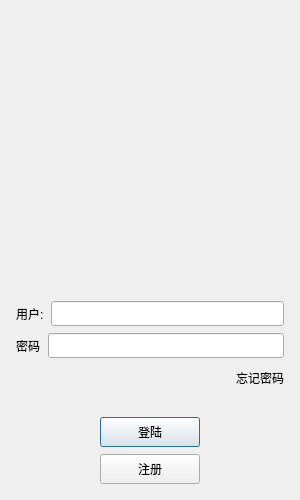
<?xml version="1.0" encoding="UTF-8"?>
<ui version="4.0">
 <class>LoginDialog</class>
 <widget class="QDialog" name="LoginDialog">
  <property name="geometry">
   <rect>
    <x>0</x>
    <y>0</y>
    <width>300</width>
    <height>500</height>
   </rect>
  </property>
  <property name="minimumSize">
   <size>
    <width>300</width>
    <height>500</height>
   </size>
  </property>
  <property name="windowTitle">
   <string>Dialog</string>
  </property>
  <layout class="QVBoxLayout" name="verticalLayout_2">
   <item>
    <layout class="QVBoxLayout" name="verticalLayout">
     <property name="spacing">
      <number>7</number>
     </property>
     <property name="leftMargin">
      <number>5</number>
     </property>
     <property name="topMargin">
      <number>5</number>
     </property>
     <property name="rightMargin">
      <number>5</number>
     </property>
     <property name="bottomMargin">
      <number>5</number>
     </property>
     <item>
      <widget class="QWidget" name="widget" native="true">
       <layout class="QGridLayout" name="gridLayout">
        <item row="1" column="0">
         <widget class="QLabel" name="label">
          <property name="minimumSize">
           <size>
            <width>200</width>
            <height>100</height>
           </size>
          </property>
          <property name="maximumSize">
           <size>
            <width>200</width>
            <height>100</height>
           </size>
          </property>
          <property name="text">
           <string/>
          </property>
          <property name="pixmap">
           <pixmap resource="rc.qrc">:/img.jpg</pixmap>
          </property>
          <property name="alignment">
           <set>Qt::AlignmentFlag::AlignCenter</set>
          </property>
         </widget>
        </item>
        <item row="2" column="0">
         <spacer name="verticalSpacer_2">
          <property name="orientation">
           <enum>Qt::Orientation::Vertical</enum>
          </property>
          <property name="sizeType">
           <enum>QSizePolicy::Policy::Fixed</enum>
          </property>
          <property name="sizeHint" stdset="0">
           <size>
            <width>20</width>
            <height>15</height>
           </size>
          </property>
         </spacer>
        </item>
        <item row="0" column="0">
         <spacer name="verticalSpacer_3">
          <property name="orientation">
           <enum>Qt::Orientation::Vertical</enum>
          </property>
          <property name="sizeType">
           <enum>QSizePolicy::Policy::Fixed</enum>
          </property>
          <property name="sizeHint" stdset="0">
           <size>
            <width>20</width>
            <height>15</height>
           </size>
          </property>
         </spacer>
        </item>
       </layout>
      </widget>
     </item>
     <item>
      <layout class="QHBoxLayout" name="horizontalLayout">
       <item>
        <widget class="QLabel" name="user_label">
         <property name="minimumSize">
          <size>
           <width>0</width>
           <height>25</height>
          </size>
         </property>
         <property name="maximumSize">
          <size>
           <width>16777215</width>
           <height>25</height>
          </size>
         </property>
         <property name="text">
          <string>用户:</string>
         </property>
        </widget>
       </item>
       <item>
        <widget class="QLineEdit" name="user_Edit">
         <property name="minimumSize">
          <size>
           <width>0</width>
           <height>25</height>
          </size>
         </property>
         <property name="maximumSize">
          <size>
           <width>16777215</width>
           <height>25</height>
          </size>
         </property>
        </widget>
       </item>
      </layout>
     </item>
     <item>
      <layout class="QHBoxLayout" name="horizontalLayout_2">
       <item>
        <widget class="QLabel" name="pass_label">
         <property name="minimumSize">
          <size>
           <width>25</width>
           <height>25</height>
          </size>
         </property>
         <property name="maximumSize">
          <size>
           <width>25</width>
           <height>25</height>
          </size>
         </property>
         <property name="text">
          <string>密码:</string>
         </property>
        </widget>
       </item>
       <item>
        <widget class="QLineEdit" name="lineEdit">
         <property name="minimumSize">
          <size>
           <width>25</width>
           <height>25</height>
          </size>
         </property>
         <property name="maximumSize">
          <size>
           <width>16777215</width>
           <height>25</height>
          </size>
         </property>
        </widget>
       </item>
      </layout>
     </item>
     <item>
      <layout class="QHBoxLayout" name="horizontalLayout_3">
       <item>
        <spacer name="horizontalSpacer">
         <property name="orientation">
          <enum>Qt::Orientation::Horizontal</enum>
         </property>
         <property name="sizeHint" stdset="0">
          <size>
           <width>40</width>
           <height>20</height>
          </size>
         </property>
        </spacer>
       </item>
       <item>
        <widget class="ClickedLabel" name="forget_label">
         <property name="minimumSize">
          <size>
           <width>0</width>
           <height>25</height>
          </size>
         </property>
         <property name="maximumSize">
          <size>
           <width>16777215</width>
           <height>25</height>
          </size>
         </property>
         <property name="text">
          <string>忘记密码</string>
         </property>
        </widget>
       </item>
      </layout>
     </item>
     <item>
      <spacer name="verticalSpacer">
       <property name="orientation">
        <enum>Qt::Orientation::Vertical</enum>
       </property>
       <property name="sizeType">
        <enum>QSizePolicy::Policy::Fixed</enum>
       </property>
       <property name="sizeHint" stdset="0">
        <size>
         <width>20</width>
         <height>20</height>
        </size>
       </property>
      </spacer>
     </item>
     <item>
      <layout class="QHBoxLayout" name="horizontalLayout_4">
       <item>
        <spacer name="horizontalSpacer_2">
         <property name="orientation">
          <enum>Qt::Orientation::Horizontal</enum>
         </property>
         <property name="sizeHint" stdset="0">
          <size>
           <width>40</width>
           <height>20</height>
          </size>
         </property>
        </spacer>
       </item>
       <item>
        <widget class="QPushButton" name="login_btn">
         <property name="minimumSize">
          <size>
           <width>100</width>
           <height>30</height>
          </size>
         </property>
         <property name="text">
          <string>登陆</string>
         </property>
        </widget>
       </item>
       <item>
        <spacer name="horizontalSpacer_3">
         <property name="orientation">
          <enum>Qt::Orientation::Horizontal</enum>
         </property>
         <property name="sizeHint" stdset="0">
          <size>
           <width>40</width>
           <height>20</height>
          </size>
         </property>
        </spacer>
       </item>
      </layout>
     </item>
     <item>
      <layout class="QHBoxLayout" name="horizontalLayout_5">
       <item>
        <spacer name="horizontalSpacer_5">
         <property name="orientation">
          <enum>Qt::Orientation::Horizontal</enum>
         </property>
         <property name="sizeHint" stdset="0">
          <size>
           <width>40</width>
           <height>20</height>
          </size>
         </property>
        </spacer>
       </item>
       <item>
        <widget class="QPushButton" name="reg_btn">
         <property name="minimumSize">
          <size>
           <width>100</width>
           <height>30</height>
          </size>
         </property>
         <property name="text">
          <string>注册</string>
         </property>
        </widget>
       </item>
       <item>
        <spacer name="horizontalSpacer_4">
         <property name="orientation">
          <enum>Qt::Orientation::Horizontal</enum>
         </property>
         <property name="sizeHint" stdset="0">
          <size>
           <width>40</width>
           <height>20</height>
          </size>
         </property>
        </spacer>
       </item>
      </layout>
     </item>
    </layout>
   </item>
  </layout>
 </widget>
 <customwidgets>
  <customwidget>
   <class>ClickedLabel</class>
   <extends>QLabel</extends>
   <header>clickedlabel.h</header>
  </customwidget>
 </customwidgets>
 <resources>
  <include location="rc.qrc"/>
 </resources>
 <connections/>
</ui>
